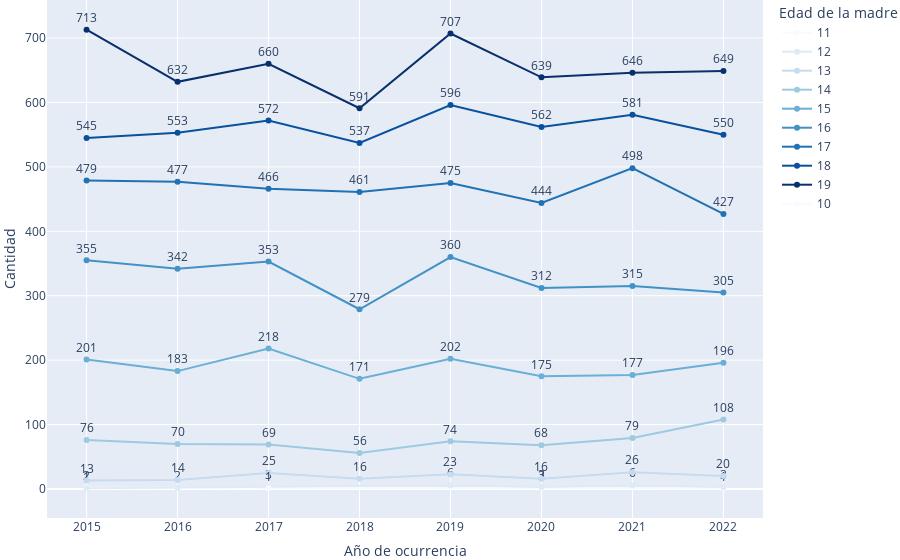

The notebook cell saved with this chart:
### Code cell
# Calcular el conteo de ocurrencias por anio_ocur y eda_madr
ocurrencias_por_anio_edad = MORT_FET.groupby(['anio_ocur', 'eda_madr']).size().reset_index(name='Cantidad de ocurrencias')
ocurrencias_por_anio_edad.to_csv('C://Users//sdvc0//OneDrive//Escritorio//REPOSITORIO_ENAPEA//BACK//Mortalidad//Fetal//Gráficas//MORT_FET_3.csv', index=False)

# Crear gráfica de líneas con Plotly Express
fig = px.line(ocurrencias_por_anio_edad, x='anio_ocur', y='Cantidad de ocurrencias', color='eda_madr',
              labels={'anio_ocur': 'Año de ocurrencia', 'Cantidad de ocurrencias': 'Cantidad'},
              color_discrete_sequence=px.colors.sequential.Blues,
              text='Cantidad de ocurrencias',
              hover_data={'eda_madr': True, 'Cantidad de ocurrencias': ':.0f'})

# Configurar diseño de la gráfica
fig.update_layout(
    margin=dict(l=0, r=80, t=0, b=0),  # Ajuste del margen derecho a 20
    legend_title='Edad de la madre',
    legend=dict(orientation='v', yanchor='top', y=1, xanchor='right', x=5),
    autosize=True,

)
fig.update_traces(textposition='top center')
# Guardar la gráfica en un archivo HTML
fig.write_html('C://Users//sdvc0//OneDrive//Escritorio//REPOSITORIO_ENAPEA//BACK//Mortalidad//Fetal//Gráficas//MORT_FET_3.html')

# Mostrar la gráfica (opcional)
fig.show()

### Figure 1 — Plotly figure (JSON) as saved in the notebook; plotly's stock layout.template omitted (floating-point values rounded to 4 significant figures)
{"data": [{"customdata": [[11], [11], [11]], "hovertemplate": "eda_madr=%{customdata[0]}<br>Año de ocurrencia=%{x}<br>Cantidad=%{text:.0f}<extra></extra>", "legendgroup": "11", "line": {"color": "rgb(247,251,255)", "dash": "solid"}, "marker": {"symbol": "circle"}, "mode": "lines+markers+text", "name": "11", "orientation": "v", "showlegend": true, "text": [2, 2, 1], "textposition": "top center", "type": "scatter", "x": [2015, 2020, 2022], "xaxis": "x", "y": [2, 2, 1], "yaxis": "y"}, {"customdata": [[12], [12], [12], [12], [12], [12], [12]], "hovertemplate": "eda_madr=%{customdata[0]}<br>Año de ocurrencia=%{x}<br>Cantidad=%{text:.0f}<extra></extra>", "legendgroup": "12", "line": {"color": "rgb(222,235,247)", "dash": "solid"}, "marker": {"symbol": "circle"}, "mode": "lines+markers+text", "name": "12", "orientation": "v", "showlegend": true, "text": [1, 2, 3, 6, 3, 6, 3], "textposition": "top center", "type": "scatter", "x": [2015, 2016, 2017, 2019, 2020, 2021, 2022], "xaxis": "x", "y": [1, 2, 3, 6, 3, 6, 3], "yaxis": "y"}, {"customdata": [[13], [13], [13], [13], [13], [13], [13], [13]], "hovertemplate": "eda_madr=%{customdata[0]}<br>Año de ocurrencia=%{x}<br>Cantidad=%{text:.0f}<extra></extra>", "legendgroup": "13", "line": {"color": "rgb(198,219,239)", "dash": "solid"}, "marker": {"symbol": "circle"}, "mode": "lines+markers+text", "name": "13", "orientation": "v", "showlegend": true, "text": [13, 14, 25, 16, 23, 16, 26, 20], "textposition": "top center", "type": "scatter", "x": [2015, 2016, 2017, 2018, 2019, 2020, 2021, 2022], "xaxis": "x", "y": [13, 14, 25, 16, 23, 16, 26, 20], "yaxis": "y"}, {"customdata": [[14], [14], [14], [14], [14], [14], [14], [14]], "hovertemplate": "eda_madr=%{customdata[0]}<br>Año de ocurrencia=%{x}<br>Cantidad=%{text:.0f}<extra></extra>", "legendgroup": "14", "line": {"color": "rgb(158,202,225)", "dash": "solid"}, "marker": {"symbol": "circle"}, "mode": "lines+markers+text", "name": "14", "orientation": "v", "showlegend": true, "text": [76, 70, 69, 56, 74, 68, 79, 108], "textposition": "top center", "type": "scatter", "x": [2015, 2016, 2017, 2018, 2019, 2020, 2021, 2022], "xaxis": "x", "y": [76, 70, 69, 56, 74, 68, 79, 108], "yaxis": "y"}, {"customdata": [[15], [15], [15], [15], [15], [15], [15], [15]], "hovertemplate": "eda_madr=%{customdata[0]}<br>Año de ocurrencia=%{x}<br>Cantidad=%{text:.0f}<extra></extra>", "legendgroup": "15", "line": {"color": "rgb(107,174,214)", "dash": "solid"}, "marker": {"symbol": "circle"}, "mode": "lines+markers+text", "name": "15", "orientation": "v", "showlegend": true, "text": [201, 183, 218, 171, 202, 175, 177, 196], "textposition": "top center", "type": "scatter", "x": [2015, 2016, 2017, 2018, 2019, 2020, 2021, 2022], "xaxis": "x", "y": [201, 183, 218, 171, 202, 175, 177, 196], "yaxis": "y"}, {"customdata": [[16], [16], [16], [16], [16], [16], [16], [16]], "hovertemplate": "eda_madr=%{customdata[0]}<br>Año de ocurrencia=%{x}<br>Cantidad=%{text:.0f}<extra></extra>", "legendgroup": "16", "line": {"color": "rgb(66,146,198)", "dash": "solid"}, "marker": {"symbol": "circle"}, "mode": "lines+markers+text", "name": "16", "orientation": "v", "showlegend": true, "text": [355, 342, 353, 279, 360, 312, 315, 305], "textposition": "top center", "type": "scatter", "x": [2015, 2016, 2017, 2018, 2019, 2020, 2021, 2022], "xaxis": "x", "y": [355, 342, 353, 279, 360, 312, 315, 305], "yaxis": "y"}, {"customdata": [[17], [17], [17], [17], [17], [17], [17], [17]], "hovertemplate": "eda_madr=%{customdata[0]}<br>Año de ocurrencia=%{x}<br>Cantidad=%{text:.0f}<extra></extra>", "legendgroup": "17", "line": {"color": "rgb(33,113,181)", "dash": "solid"}, "marker": {"symbol": "circle"}, "mode": "lines+markers+text", "name": "17", "orientation": "v", "showlegend": true, "text": [479, 477, 466, 461, 475, 444, 498, 427], "textposition": "top center", "type": "scatter", "x": [2015, 2016, 2017, 2018, 2019, 2020, 2021, 2022], "xaxis": "x", "y": [479, 477, 466, 461, 475, 444, 498, 427], "yaxis": "y"}, {"customdata": [[18], [18], [18], [18], [18], [18], [18], [18]], "hovertemplate": "eda_madr=%{customdata[0]}<br>Año de ocurrencia=%{x}<br>Cantidad=%{text:.0f}<extra></extra>", "legendgroup": "18", "line": {"color": "rgb(8,81,156)", "dash": "solid"}, "marker": {"symbol": "circle"}, "mode": "lines+markers+text", "name": "18", "orientation": "v", "showlegend": true, "text": [545, 553, 572, 537, 596, 562, 581, 550], "textposition": "top center", "type": "scatter", "x": [2015, 2016, 2017, 2018, 2019, 2020, 2021, 2022], "xaxis": "x", "y": [545, 553, 572, 537, 596, 562, 581, 550], "yaxis": "y"}, {"customdata": [[19], [19], [19], [19], [19], [19], [19], [19]], "hovertemplate": "eda_madr=%{customdata[0]}<br>Año de ocurrencia=%{x}<br>Cantidad=%{text:.0f}<extra></extra>", "legendgroup": "19", "line": {"color": "rgb(8,48,107)", "dash": "solid"}, "marker": {"symbol": "circle"}, "mode": "lines+markers+text", "name": "19", "orientation": "v", "showlegend": true, "text": [713, 632, 660, 591, 707, 639, 646, 649], "textposition": "top center", "type": "scatter", "x": [2015, 2016, 2017, 2018, 2019, 2020, 2021, 2022], "xaxis": "x", "y": [713, 632, 660, 591, 707, 639, 646, 649], "yaxis": "y"}, {"customdata": [[10]], "hovertemplate": "eda_madr=%{customdata[0]}<br>Año de ocurrencia=%{x}<br>Cantidad=%{text:.0f}<extra></extra>", "legendgroup": "10", "line": {"color": "rgb(247,251,255)", "dash": "solid"}, "marker": {"symbol": "circle"}, "mode": "lines+markers+text", "name": "10", "orientation": "v", "showlegend": true, "text": [1], "textposition": "top center", "type": "scatter", "x": [2017], "xaxis": "x", "y": [1], "yaxis": "y"}], "layout": {"autosize": true, "legend": {"orientation": "v", "title": {"text": "Edad de la madre"}, "tracegroupgap": 0, "x": 5, "xanchor": "right", "y": 1, "yanchor": "top"}, "margin": {"b": 0, "l": 0, "r": 80, "t": 0}, "xaxis": {"anchor": "y", "domain": [0, 1], "title": {"text": "Año de ocurrencia"}}, "yaxis": {"anchor": "x", "domain": [0, 1], "title": {"text": "Cantidad"}}}}
